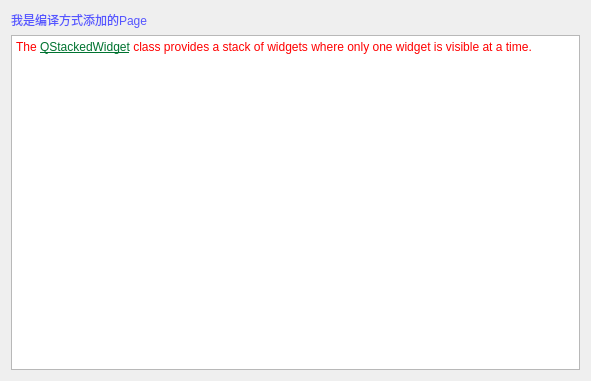
<?xml version="1.0" encoding="UTF-8"?>
<ui version="4.0">
 <class>MyQtStackedWidgetPage</class>
 <widget class="QWidget" name="MyQtStackedWidgetPage">
  <property name="geometry">
   <rect>
    <x>0</x>
    <y>0</y>
    <width>591</width>
    <height>381</height>
   </rect>
  </property>
  <property name="windowTitle">
   <string>MyQtStackedWidgetPage</string>
  </property>
  <layout class="QVBoxLayout" name="verticalLayout">
   <item>
    <widget class="QLabel" name="label">
     <property name="styleSheet">
      <string notr="true">color: rgb(85, 85, 255);
font: 75 16pt &quot;Agency FB&quot;;</string>
     </property>
     <property name="text">
      <string>我是编译方式添加的Page</string>
     </property>
    </widget>
   </item>
   <item>
    <widget class="QTextBrowser" name="textBrowser">
     <property name="styleSheet">
      <string notr="true">color: rgb(255, 0, 0);
font: 14pt &quot;Agency FB&quot;;</string>
     </property>
     <property name="html">
      <string>&lt;!DOCTYPE HTML PUBLIC &quot;-//W3C//DTD HTML 4.0//EN&quot; &quot;http://www.w3.org/TR/REC-html40/strict.dtd&quot;&gt;
&lt;html&gt;&lt;head&gt;&lt;meta name=&quot;qrichtext&quot; content=&quot;1&quot; /&gt;&lt;style type=&quot;text/css&quot;&gt;
p, li { white-space: pre-wrap; }
&lt;/style&gt;&lt;/head&gt;&lt;body style=&quot; font-family:'Agency FB'; font-size:14pt; font-weight:400; font-style:normal;&quot;&gt;
&lt;p style=&quot; margin-top:0px; margin-bottom:0px; margin-left:0px; margin-right:0px; -qt-block-indent:0; text-indent:0px;&quot;&gt;&lt;span style=&quot; font-family:'SimSun'; font-size:9pt;&quot;&gt;The &lt;/span&gt;&lt;a href=&quot;qstackedwidget.html&quot;&gt;&lt;span style=&quot; font-family:'SimSun'; font-size:9pt; text-decoration: underline; color:#007330;&quot;&gt;QStackedWidget&lt;/span&gt;&lt;/a&gt;&lt;span style=&quot; font-family:'SimSun'; font-size:9pt;&quot;&gt; class provides a stack of widgets where only one widget is visible at a time.&lt;/span&gt;&lt;/p&gt;&lt;/body&gt;&lt;/html&gt;</string>
     </property>
    </widget>
   </item>
  </layout>
 </widget>
 <layoutdefault spacing="6" margin="11"/>
 <resources/>
 <connections/>
</ui>
